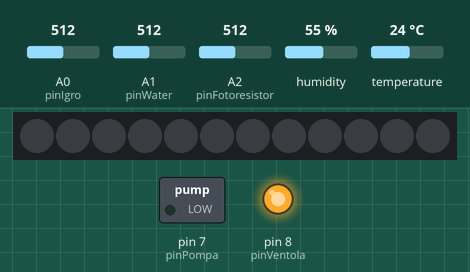
Bench run of a sketch on a simulated Arduino Uno, built with avr-gcc and run on an emulated ATmega328P. Parts: 12 RGB LEDs in strip order, left to right, switched loads named in the sketch (green lamp = pin HIGH), output pins drawn as LEDs (lit = HIGH). Inputs (shaded band) come from the test bench; at power-on: A0 (pinIgro) = 512, A1 (pinWater) = 512, A2 (pinFotoresistor) = 512, humidity 55 %, temperature 24 °C. The strip is taken to match the declared colour order; the local clock reads 2024-03-15 10:24:30 at power-on unless the sketch sets it; what the sketch prints to the serial monitor is not drawn.

Above: at 0.2 s.
Timing chart, 0 to 1.7 s (numbered marks = the images above):
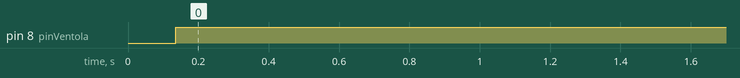

Measured:
- by itself, pin 8 (pinVentola): LOW → HIGH at 0.14 s

The sketch:

test01.ino
```cpp
#include <RTClib.h>

/*RTC*/
#include <Wire.h>
RTC_DS3231 rtc;
/*DHT11*/
#include <SimpleDHT.h>
int pinDHT = 4;
SimpleDHT11 dht11(pinDHT);
/*Water Sensor*/
#define pinWater A1
/*Fotoresistor*/
#define pinFotoresistor A2
int luce;
/*Igrometro*/
#define pinIgro A0
/*Ring led*/
#include <Adafruit_NeoPixel.h>
#ifdef __AVR__
#include <avr/power.h>
#endif
#define nel 12
#define pinLed 9
/*pompa acqua*/
#define pinPompa 7
long int inizioPompa;
int finePompa = 1;
/*ventola*/
#define pinVentola 8
Adafruit_NeoPixel pix = Adafruit_NeoPixel (nel, pinLed, NEO_RGB + NEO_KHZ800);
int minLetturaPrecedente = 0;//secondi
long int tInnaffiamento = 1;//ore
int oraPrecedente = 0;
float temperature = 0;
float humidity = 0;
int water = 0;
int umdtrr = 0;
int oraPrecLed = 0;
void setup()
{
  Serial.begin(9600);
  /*Fotoresistor*/
  pinMode(pinFotoresistor, INPUT);
  /*ring led*/
  pix.begin();
  int p;
  for (p = 0; p <= nel; p++)
    pix.setPixelColor(p, pix.Color(0, 0, 0)); //255 255 255 bianco
  pix.show();
  /*pompa acqua*/
  pinMode(pinPompa, OUTPUT);
  digitalWrite(pinPompa, LOW);
  /*ventola*/
  pinMode(pinVentola, OUTPUT);
  digitalWrite(pinVentola, LOW);
  /*RTC*/
  if (!rtc.begin())
  {
    Serial.println("Verifica connessioni");
    while (true);
  }
  rtc.adjust(DateTime(F(__DATE__), F(__TIME__)));
}
void loop()
{
  processoRead();
  controlloPompa();
  controlloVentola();
  controlloLed();
}
void readSensors()
{
  /*DHT11*/
  Serial.println("Sample DHT11...");
  int err = SimpleDHTErrSuccess;
  if ((err = dht11.read2(&temperature, &humidity, NULL)) != SimpleDHTErrSuccess) {
    Serial.print("Read DHT11 failed, err=");
    Serial.println(err);
    Serial.println("--------------------------------------------");
    return;
  }
  stampaOra();
  Serial.print("Sample OK: ");
  Serial.print((float)temperature);
  Serial.print(" *C, ");
  Serial.print((float)humidity);
  Serial.println(" RH%");
  /*Water Sensor*/
  water = analogRead(pinWater);
  Serial.print("Livello acqua: ");
  Serial.println(water, DEC);
  /*Fotoresistor*/
  Serial.print("Luce(10LumMax-1024Buio): ");
  Serial.println(analogRead(pinFotoresistor));
  luce = analogRead(pinFotoresistor);
  /*Igrometro*/
  int igro = analogRead(pinIgro);
  umdtrr = map (igro, 100, 990, 100, 0);
  Serial.print("Umidità del terreno: ");
  Serial.print(umdtrr);
  Serial.println("%");
  Serial.println("--------------------------------------------");
}
void controlloPompa()
{
  DateTime now = rtc.now();
  int ora = now.hour();
  if (ora >= 8 && ora <= 21)
  {
    if (ora > oraPrecedente)
    {
      if (umdtrr < 45)
      {
        inizioPompa = millis();
        digitalWrite(pinPompa, HIGH);
      }
      oraPrecedente = ora;
    }
  }
  if (digitalRead(pinPompa) == HIGH && millis()>=((int)inizioPompa+600))
    digitalWrite(pinPompa, LOW);
  if (ora > 21)
    oraPrecedente = 0;
}
void controlloVentola()
{
  if (humidity >= 60 || temperature >= 22)
    digitalWrite(pinVentola, HIGH);
  else
    digitalWrite(pinVentola, LOW);
}
void controlloLed()
{
  DateTime now = rtc.now();
  int ora = now.hour();
  if (oraPrecLed < ora)
  {
    int p;
    for (p = 0; p <= nel; p++)
      pix.setPixelColor(p, pix.Color(0, 0, 0)); //255 255 255 bianco
    pix.show();
  }
  if (oraPrecLed > 22)
    oraPrecLed = 0;
  if (ora > 8 && ora < 22 && luce > 400)
  {
    int p;
    for (p = 0; p <= nel; p++)
      pix.setPixelColor(p, pix.Color(255, 0, 0)); //255 255 255 bianco
    pix.show();
  }
  else
  {
    int p;
    for (p = 0; p <= nel; p++)
      pix.setPixelColor(p, pix.Color(0, 0, 0)); //255 255 255 bianco
    pix.show();
  }
  oraPrecLed = ora;
}
void processoRead()
{

  DateTime now = rtc.now();
  int minut = now.minute();
  if (minut > minLetturaPrecedente)
  {
    readSensors();
    minLetturaPrecedente = minut;
    if (minut >= 59)
      minLetturaPrecedente = 0;
  }
}
void stampaOra()
{
  DateTime now = rtc.now();
  Serial.print(now.hour(), DEC);
  Serial.print(":");
  Serial.print(now.minute(), DEC);
  Serial.print(":");
  Serial.println(now.second(), DEC);
}
```
